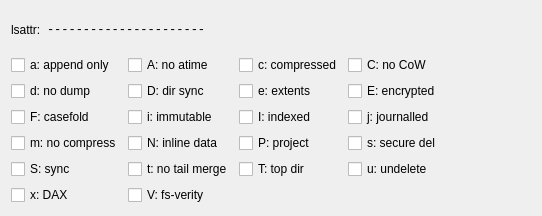
<?xml version="1.0" encoding="UTF-8"?>
<ui version="4.0">
 <class>LinuxAttrView</class>
 <widget class="QWidget" name="LinuxAttrView">
  <property name="geometry">
   <rect>
    <x>0</x>
    <y>0</y>
    <width>542</width>
    <height>216</height>
   </rect>
  </property>
  <layout class="QVBoxLayout" name="verticalLayout">
   <item>
    <layout class="QHBoxLayout" name="hboxLsAttr" stretch="0,0,1">
     <item>
      <widget class="QLabel" name="lblLsAttrDesc">
       <property name="text">
        <string>lsattr:</string>
       </property>
       <property name="textFormat">
        <enum>Qt::PlainText</enum>
       </property>
      </widget>
     </item>
     <item>
      <widget class="QLabel" name="lblLsAttr">
       <property name="font">
        <font>
         <family>Monospace</family>
        </font>
       </property>
       <property name="text">
        <string notr="true">----------------------</string>
       </property>
       <property name="textFormat">
        <enum>Qt::PlainText</enum>
       </property>
       <property name="textInteractionFlags">
        <set>Qt::TextSelectableByKeyboard|Qt::TextSelectableByMouse</set>
       </property>
      </widget>
     </item>
     <item>
      <spacer name="hspcLsAttr">
       <property name="orientation">
        <enum>Qt::Horizontal</enum>
       </property>
       <property name="sizeHint" stdset="0">
        <size>
         <width>20</width>
         <height>10</height>
        </size>
       </property>
      </spacer>
     </item>
    </layout>
   </item>
   <item>
    <layout class="QGridLayout" name="gridLayout">
     <item row="0" column="0">
      <widget class="QCheckBox" name="chkAppendOnly">
       <property name="toolTip">
        <string>File can only be opened in append mode for writing.</string>
       </property>
       <property name="text">
        <string>a: append only</string>
       </property>
      </widget>
     </item>
     <item row="4" column="2">
      <widget class="QCheckBox" name="chkTopDir">
       <property name="toolTip">
        <string>Directory will be treated like a top-level directory by the ext3/ext4 Orlov block allocator.</string>
       </property>
       <property name="text">
        <string>T: top dir</string>
       </property>
      </widget>
     </item>
     <item row="3" column="0">
      <widget class="QCheckBox" name="chkNoCompress">
       <property name="toolTip">
        <string>File is excluded from compression.</string>
       </property>
       <property name="text">
        <string>m: no compress</string>
       </property>
      </widget>
     </item>
     <item row="5" column="0">
      <widget class="QCheckBox" name="chkDAX">
       <property name="toolTip">
        <string>Direct access</string>
       </property>
       <property name="text">
        <string>x: DAX</string>
       </property>
      </widget>
     </item>
     <item row="2" column="1">
      <widget class="QCheckBox" name="chkImmutable">
       <property name="toolTip">
        <string>File cannot be modified, deleted, or renamed.</string>
       </property>
       <property name="text">
        <string>i: immutable</string>
       </property>
      </widget>
     </item>
     <item row="1" column="1">
      <widget class="QCheckBox" name="chkDirSync">
       <property name="toolTip">
        <string>Changes to this directory are written synchronously to the disk.</string>
       </property>
       <property name="text">
        <string>D: dir sync</string>
       </property>
      </widget>
     </item>
     <item row="2" column="3">
      <widget class="QCheckBox" name="chkJournalled">
       <property name="toolTip">
        <string>File data is written to the journal before writing to the file itself.</string>
       </property>
       <property name="text">
        <string>j: journalled</string>
       </property>
      </widget>
     </item>
     <item row="2" column="2">
      <widget class="QCheckBox" name="chkIndexed">
       <property name="toolTip">
        <string>Directory is indexed using hashed trees.</string>
       </property>
       <property name="text">
        <string>I: indexed</string>
       </property>
      </widget>
     </item>
     <item row="4" column="0">
      <widget class="QCheckBox" name="chkFileSync">
       <property name="toolTip">
        <string>Changes to this file are written synchronously to the disk.</string>
       </property>
       <property name="text">
        <string>S: sync</string>
       </property>
      </widget>
     </item>
     <item row="0" column="2">
      <widget class="QCheckBox" name="chkCompressed">
       <property name="toolTip">
        <string>File is compressed.</string>
       </property>
       <property name="text">
        <string>c: compressed</string>
       </property>
      </widget>
     </item>
     <item row="1" column="2">
      <widget class="QCheckBox" name="chkExtents">
       <property name="toolTip">
        <string>File is mapped on disk using extents.</string>
       </property>
       <property name="text">
        <string>e: extents</string>
       </property>
      </widget>
     </item>
     <item row="1" column="0">
      <widget class="QCheckBox" name="chkNoDump">
       <property name="toolTip">
        <string>This file is not a candidate for dumping with the dump(8) program.</string>
       </property>
       <property name="text">
        <string extracomment="&quot;dump&quot; is the name of the executable, so it should not be localized.">d: no dump</string>
       </property>
      </widget>
     </item>
     <item row="2" column="0">
      <widget class="QCheckBox" name="chkCasefold">
       <property name="toolTip">
        <string>Files stored in this directory use case-insensitive filenames.</string>
       </property>
       <property name="text">
        <string>F: casefold</string>
       </property>
      </widget>
     </item>
     <item row="0" column="1">
      <widget class="QCheckBox" name="chkNoATime">
       <property name="toolTip">
        <string>Access time record is not modified.</string>
       </property>
       <property name="text">
        <string>A: no atime</string>
       </property>
      </widget>
     </item>
     <item row="3" column="1">
      <widget class="QCheckBox" name="chkInlineData">
       <property name="toolTip">
        <string>File data is stored inline in the inode.</string>
       </property>
       <property name="text">
        <string>N: inline data</string>
       </property>
      </widget>
     </item>
     <item row="4" column="3">
      <widget class="QCheckBox" name="chkUndelete">
       <property name="toolTip">
        <string>File's contents will be saved when deleted, potentially allowing for undeletion. This is known to be broken.</string>
       </property>
       <property name="text">
        <string>u: undelete</string>
       </property>
      </widget>
     </item>
     <item row="3" column="2">
      <widget class="QCheckBox" name="chkProject">
       <property name="toolTip">
        <string>Directory will enforce a hierarchical structure for project IDs.</string>
       </property>
       <property name="text">
        <string>P: project</string>
       </property>
      </widget>
     </item>
     <item row="5" column="1">
      <widget class="QCheckBox" name="chkVerity">
       <property name="toolTip">
        <string>File has fs-verity enabled.</string>
       </property>
       <property name="text">
        <string>V: fs-verity</string>
       </property>
      </widget>
     </item>
     <item row="1" column="3">
      <widget class="QCheckBox" name="chkEncrypted">
       <property name="toolTip">
        <string>File is encrypted.</string>
       </property>
       <property name="text">
        <string>E: encrypted</string>
       </property>
      </widget>
     </item>
     <item row="0" column="3">
      <widget class="QCheckBox" name="chkNoCOW">
       <property name="toolTip">
        <string>Not subject to copy-on-write updates.</string>
       </property>
       <property name="text">
        <string>C: no CoW</string>
       </property>
      </widget>
     </item>
     <item row="4" column="1">
      <widget class="QCheckBox" name="chkNoTailMerge">
       <property name="toolTip">
        <string>If the file system supports tail merging, this file will not have a partial block fragment at the end of the file merged with other files.</string>
       </property>
       <property name="text">
        <string>t: no tail merge</string>
       </property>
      </widget>
     </item>
     <item row="3" column="3">
      <widget class="QCheckBox" name="chkSecureDelete">
       <property name="toolTip">
        <string>File's blocks will be zeroed when deleted.</string>
       </property>
       <property name="text">
        <string>s: secure del</string>
       </property>
      </widget>
     </item>
     <item row="0" column="4">
      <spacer name="hspcGrid">
       <property name="orientation">
        <enum>Qt::Horizontal</enum>
       </property>
       <property name="sizeHint" stdset="0">
        <size>
         <width>20</width>
         <height>10</height>
        </size>
       </property>
      </spacer>
     </item>
    </layout>
   </item>
  </layout>
 </widget>
 <resources/>
 <connections/>
</ui>
